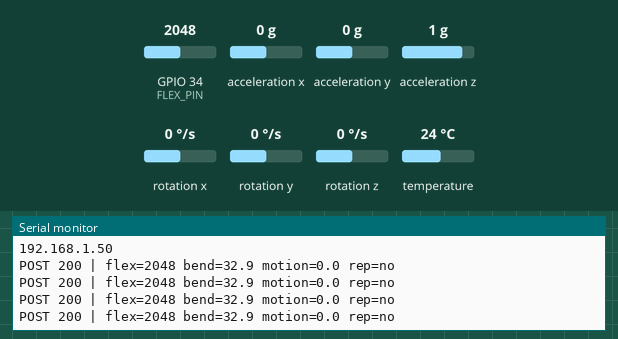
A sketch run on a simulated ESP32. On the bench: the last lines printed to the serial monitor. The test bench sets the inputs (shaded band); at power-on: acceleration y 0 g, GPIO 34 (FLEX_PIN) = 2048, acceleration x 0 g, acceleration z 1 g, rotation x 0 °/s, rotation y 0 °/s, rotation z 0 °/s, temperature 24 °C (analog values on the 0–4095 scale). WiFi joins after 1.5 s; servers stay silent unless stated; uploads are accepted with an empty reply.

Above: at 2.8 s.
2.9 s: acceleration y set to -1.4 g
At 3.49 s:
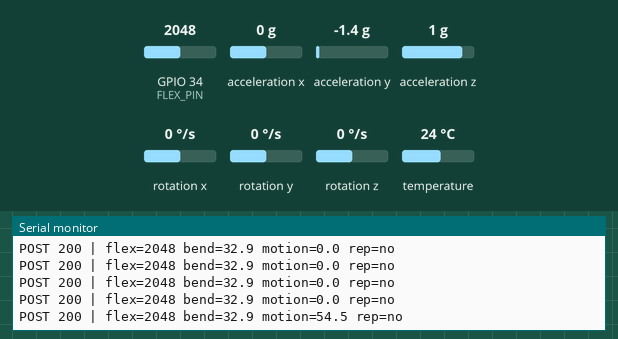
4.4 s: GPIO 34 (FLEX_PIN) set to 2866
At 4.49 s:
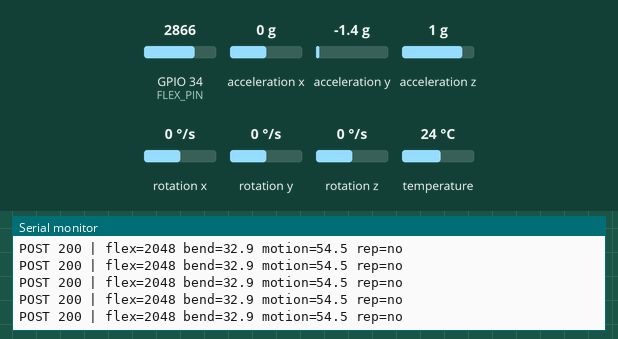
5.9 s: GPIO 34 (FLEX_PIN) set to 1228
At 6.49 s:
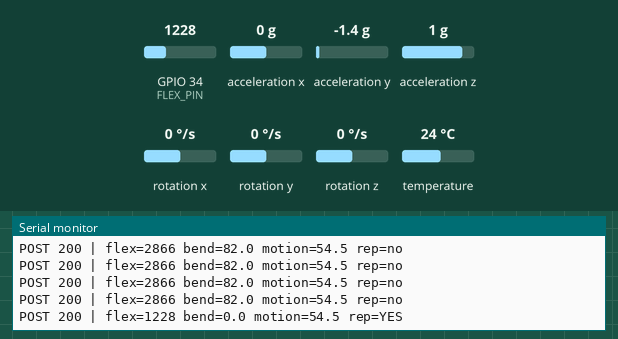
7.8 s: acceleration x set to -1.4 g
At 7.99 s:
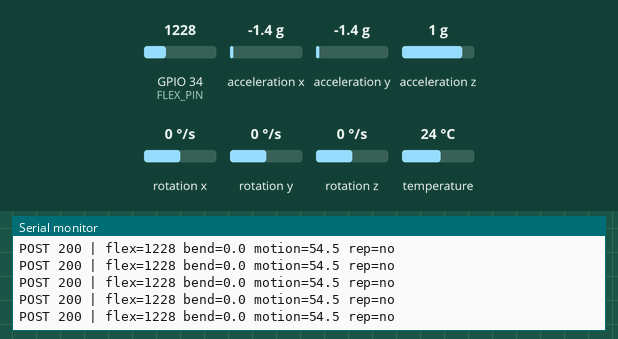
9.3 s: acceleration z set to -1.4 g
At 9.5 s:
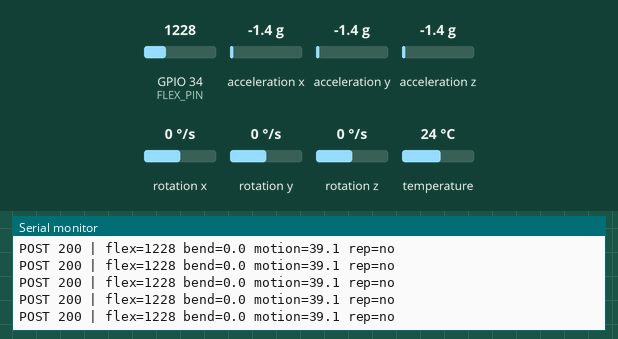
Timing chart, 0 to 11.8 s (numbered marks = the images above; inputs shaded):
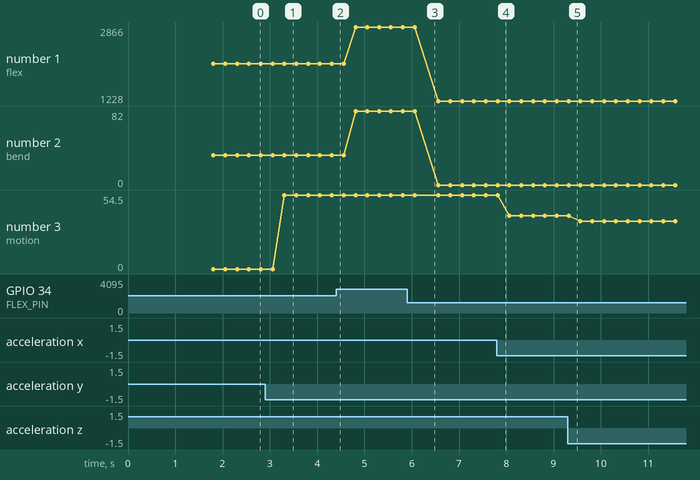

The sketch:

rehab_sensor.ino
```cpp
/*
  RehabTrack ESP32 prototype
  Flex Sensor + MPU6050 -> ESP32 -> RehabTrack /api/telemetry

  Arduino libraries:
  - Adafruit MPU6050
  - Adafruit Unified Sensor

  IMPORTANT:
  1. Change WIFI_SSID / WIFI_PASSWORD.
  2. Set API_URL to your deployed HTTPS website.
  3. DEVICE_API_KEY must match .env.local / Vercel environment variable.
  4. DEVICE_CODE must match the code paired in the website.
  5. Calibrate FLEX_STRAIGHT and FLEX_BENT for your own sensor placement.
*/

#include <WiFi.h>
#include <HTTPClient.h>
#include <WiFiClientSecure.h>
#include <Wire.h>
#include <Adafruit_MPU6050.h>
#include <Adafruit_Sensor.h>

const char* WIFI_SSID = "YOUR_WIFI_NAME";
const char* WIFI_PASSWORD = "YOUR_WIFI_PASSWORD";
const char* API_URL = "https://YOUR-DOMAIN.com/api/telemetry";
const char* DEVICE_API_KEY = "CHANGE_THIS_TO_A_LONG_RANDOM_SECRET";
const char* DEVICE_CODE = "REHAB-ESP32-001";

const int FLEX_PIN = 34;
const int FLEX_STRAIGHT = 1500; // calibrate
const int FLEX_BENT = 3000;     // calibrate

// Hysteresis thresholds for one complete repetition.
const float REP_ENTER_ANGLE = 55.0;
const float REP_EXIT_ANGLE = 25.0;

Adafruit_MPU6050 mpu;
bool inRep = false;
unsigned long lastSend = 0;
const unsigned long SEND_INTERVAL_MS = 250;

float clampFloat(float v, float lo, float hi) {
  if (v < lo) return lo;
  if (v > hi) return hi;
  return v;
}

float flexToAngle(int raw) {
  float angle = (raw - FLEX_STRAIGHT) * 90.0 / (FLEX_BENT - FLEX_STRAIGHT);
  return clampFloat(angle, 0.0, 90.0);
}

int movementQuality(float bendAngle, float motionAngle) {
  // Prototype-only heuristic, NOT a medical assessment.
  // Reward a controlled range and penalize extreme/very low movement.
  float difference = fabs(bendAngle - motionAngle);
  int score = 100 - (int)(difference * 1.2);
  if (motionAngle < 10 || motionAngle > 100) score -= 15;
  return (int)clampFloat(score, 0, 100);
}

void connectWiFi() {
  WiFi.mode(WIFI_STA);
  WiFi.begin(WIFI_SSID, WIFI_PASSWORD);
  Serial.print("Connecting WiFi");
  while (WiFi.status() != WL_CONNECTED) {
    delay(400);
    Serial.print(".");
  }
  Serial.println(" connected.");
  Serial.println(WiFi.localIP());
}

void setup() {
  Serial.begin(115200);
  analogReadResolution(12);
  Wire.begin();

  if (!mpu.begin()) {
    Serial.println("MPU6050 not found. Check wiring.");
    while (1) delay(1000);
  }

  mpu.setAccelerometerRange(MPU6050_RANGE_8_G);
  mpu.setGyroRange(MPU6050_RANGE_500_DEG);
  mpu.setFilterBandwidth(MPU6050_BAND_21_HZ);

  connectWiFi();
}

void loop() {
  if (WiFi.status() != WL_CONNECTED) connectWiFi();
  if (millis() - lastSend < SEND_INTERVAL_MS) return;
  lastSend = millis();

  sensors_event_t a, g, temp;
  mpu.getEvent(&a, &g, &temp);

  int flexRaw = analogRead(FLEX_PIN);
  float bendAngle = flexToAngle(flexRaw);

  // Estimate tilt from accelerometer in degrees.
  float motionAngle = atan2(a.acceleration.y,
                            sqrt(a.acceleration.x * a.acceleration.x +
                                 a.acceleration.z * a.acceleration.z)) * 180.0 / PI;
  motionAngle = fabs(motionAngle);

  bool repDetected = false;
  if (!inRep && bendAngle >= REP_ENTER_ANGLE) {
    inRep = true;
  } else if (inRep && bendAngle <= REP_EXIT_ANGLE) {
    inRep = false;
    repDetected = true; // one full bend-and-return cycle
  }

  int quality = movementQuality(bendAngle, motionAngle);

  String json = "{";
  json += "\"device_code\":\"" + String(DEVICE_CODE) + "\",";
  json += "\"flex_value\":" + String(flexRaw) + ",";
  json += "\"bend_angle\":" + String(bendAngle, 2) + ",";
  json += "\"accel_x\":" + String(a.acceleration.x, 3) + ",";
  json += "\"accel_y\":" + String(a.acceleration.y, 3) + ",";
  json += "\"accel_z\":" + String(a.acceleration.z, 3) + ",";
  json += "\"gyro_x\":" + String(g.gyro.x, 3) + ",";
  json += "\"gyro_y\":" + String(g.gyro.y, 3) + ",";
  json += "\"gyro_z\":" + String(g.gyro.z, 3) + ",";
  json += "\"motion_angle\":" + String(motionAngle, 2) + ",";
  json += "\"rep_detected\":" + String(repDetected ? "true" : "false") + ",";
  json += "\"quality_score\":" + String(quality);
  json += "}";

  WiFiClientSecure client;
  client.setInsecure(); // Prototype convenience. Use CA certificate validation in production.

  HTTPClient http;
  if (http.begin(client, API_URL)) {
    http.addHeader("Content-Type", "application/json");
    http.addHeader("x-device-api-key", DEVICE_API_KEY);
    int status = http.POST(json);
    Serial.printf("POST %d | flex=%d bend=%.1f motion=%.1f rep=%s\n",
                  status, flexRaw, bendAngle, motionAngle, repDetected ? "YES" : "no");
    if (status > 0) Serial.println(http.getString());
    http.end();
  }
}
```

Measured:
- after the input at 2.9 s, the serial monitor: prints a new line after 0.41 s (image 1)
- after the input at 5.9 s, the serial monitor: prints a new line after 0.41 s (image 3)
- plotted number 1: 2048 → 2866 after the input at 4.4 s, 2866 → 1228 after the input at 5.9 s
- plotted number 2: 32.9 → 82 after the input at 4.4 s
- plotted number 3: 0 → 54.5 after the input at 2.9 s, 54.5 → 39.1 after the input at 7.8 s, 39.1 → 35.3 after the input at 9.3 s
